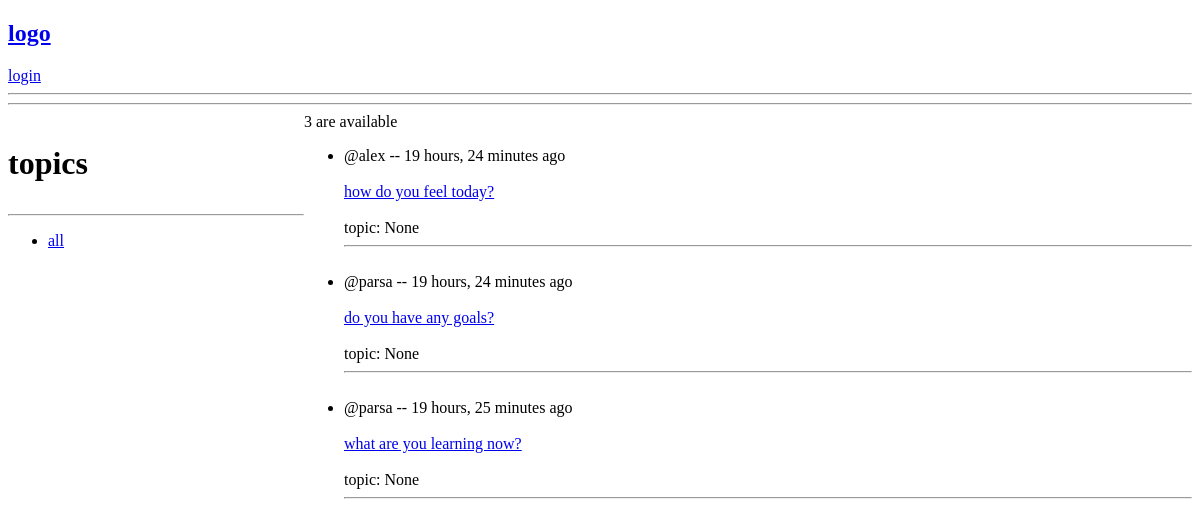
/, run on an earlier commit of the app's database.
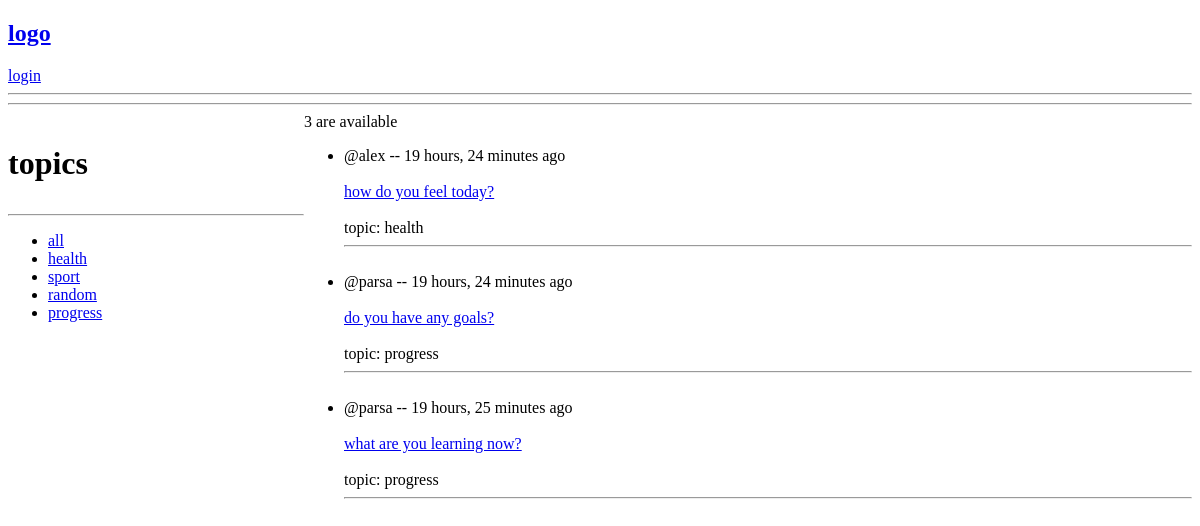
And on a later commit of the database.
### app/models.py (models this page shows, shortened)
class Question(models.Model):
    question_text = models.CharField(max_length=250)
    pub_date = models.DateTimeField('date published')
    host = models.ForeignKey(User, on_delete=models.CASCADE)
    topic = models.ForeignKey(Topic, on_delete=models.CASCADE, null=True, blank=True)

class Topic(models.Model):
    topic_text = models.CharField(max_length=250)
    def __str__(self):
        return self.topic_text

### app/views.py (the view)
# urls.py: path('', views.index, name='index'),
def index(request):
    topics = Topic.objects.all()
    questions = Question.objects.all().order_by('-pub_date')
    q = request.GET.get('q') if request.GET.get('q') is not None else None
    if q is not None:
        questions = Question.objects.filter(topic__topic_text=q).order_by('-pub_date')
    context = {'questions': questions, 'topics': topics}
    return render(request, 'index.html', context)

### templates/index.html (shortened to what this page needs)
{% extends 'base.html' %}
{% block content %}
    <div class="container">
        <div>
            <h3 style="font-size: xx-large">topics</h3>
            <hr>
            <ul>
                <li>
                    <a href="{% url 'index' %}">all</a>
                </li>
                {% for topic in topics %}
                    <li>
                        <a href="{% url 'index' %}?q={{ topic.topic_text }}">{{ topic.topic_text }}</a>
                    </li>
                {% endfor %}
            </ul>
        </div>
        <div>
            {{ questions.count }} are available
    <ul>
    {% for question in questions %}
        <li>
          <div>
            @{{ question.host }} -- {{ question.pub_date|timesince }} ago
              <br><br>
            <a href="{% url 'question' question.id %}">{{ question.question_text }}</a>
              <br><br>
              topic: {{ question.topic }}
            <hr>
              <br>
          </div>
        </li>
    {% endfor %}
    </ul>
        </div>
    </div>
{% endblock %}

### templates/base.html (shortened to what this page needs)
<!DOCTYPE html>
<html lang="en">
<head>
</head>
<body>
    {% include 'navbar.html' %}
    {% block content %}
    {% endblock %}
</body>
</html>

### templates/navbar.html
<h2>
    <a href="{% url 'index' %}">logo</a>
</h2>
{% if request.user.is_authenticated %}
    <a href="{% url 'logout' %}">logout</a>
{% else %}
    <a href="{% url 'login' %}">login</a>
{% endif %}
<hr>
<hr>

### templates/index.html (style rules this page uses)
.container { display: grid; grid-template-columns: 1fr 3fr; }

What changed in the data, as far as the page shows it:
added Topic: topic_text "health"
added Topic: topic_text "sport"
added Topic: topic_text "random"
added Topic: topic_text "progress"
changed Question "how do you feel today?": topic "None" → "health"
changed Question "do you have any goals?": topic "None" → "progress"
changed Question "19 hours, 25 minutes": topic "None" → "progress"
